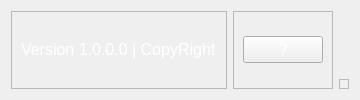
     <widget class="QFrame" name="footer_frame">
      <property name="frameShape">
       <enum>QFrame::NoFrame</enum>
      </property>
      <property name="frameShadow">
       <enum>QFrame::Raised</enum>
      </property>
      <layout class="QHBoxLayout" name="horizontalLayout_5">
       <item alignment="Qt::AlignLeft">
        <widget class="QFrame" name="footer_left_frame">
         <property name="frameShape">
          <enum>QFrame::StyledPanel</enum>
         </property>
         <property name="frameShadow">
          <enum>QFrame::Raised</enum>
         </property>
         <layout class="QHBoxLayout" name="horizontalLayout_6">
          <item>
           <widget class="QLabel" name="label_3">
            <property name="font">
             <font>
              <pointsize>12</pointsize>
             </font>
            </property>
            <property name="text">
             <string>&lt;html&gt;&lt;head/&gt;&lt;body&gt;&lt;p&gt;&lt;span style=&quot; color:#ffffff;&quot;&gt;Version 1.0.0.0 | CopyRight&lt;/span&gt;&lt;/p&gt;&lt;/body&gt;&lt;/html&gt;</string>
            </property>
           </widget>
          </item>
         </layout>
        </widget>
       </item>
       <item>
        <widget class="QFrame" name="footer_right_frame">
         <property name="frameShape">
          <enum>QFrame::StyledPanel</enum>
         </property>
         <property name="frameShadow">
          <enum>QFrame::Raised</enum>
         </property>
         <layout class="QHBoxLayout" name="horizontalLayout_7">
          <item alignment="Qt::AlignRight">
           <widget class="QPushButton" name="pushButton_2">
            <property name="font">
             <font>
              <pointsize>12</pointsize>
             </font>
            </property>
            <property name="styleSheet">
             <string notr="true">color:rgb(255, 255, 255)</string>
            </property>
            <property name="text">
             <string>?</string>
            </property>
           </widget>
          </item>
         </layout>
        </widget>
       </item>
       <item alignment="Qt::AlignBottom">
        <widget class="QFrame" name="size_grip">
         <property name="minimumSize">
          <size>
           <width>10</width>
           <height>10</height>
          </size>
         </property>
         <property name="maximumSize">
          <size>
           <width>10</width>
           <height>10</height>
          </size>
         </property>
         <property name="frameShape">
          <enum>QFrame::StyledPanel</enum>
         </property>
         <property name="frameShadow">
          <enum>QFrame::Raised</enum>
         </property>
        </widget>
       </item>
      </layout>
     </widget>
